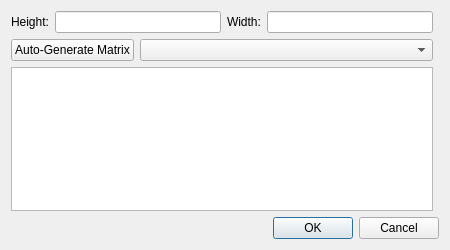
<?xml version="1.0" encoding="UTF-8"?>
<ui version="4.0">
 <class>OpenRGBMatrixMapEditorDialog</class>
 <widget class="QDialog" name="OpenRGBMatrixMapEditorDialog">
  <property name="geometry">
   <rect>
    <x>0</x>
    <y>0</y>
    <width>450</width>
    <height>250</height>
   </rect>
  </property>
  <property name="windowTitle">
   <string>Matrix Map Editor</string>
  </property>
  <layout class="QGridLayout" name="gridLayout" columnstretch="1,0">
   <item row="1" column="0" colspan="2">
    <widget class="QDialogButtonBox" name="ButtonBox">
     <property name="sizePolicy">
      <sizepolicy hsizetype="Preferred" vsizetype="Fixed">
       <horstretch>0</horstretch>
       <verstretch>0</verstretch>
      </sizepolicy>
     </property>
     <property name="orientation">
      <enum>Qt::Orientation::Horizontal</enum>
     </property>
     <property name="standardButtons">
      <set>QDialogButtonBox::StandardButton::Cancel|QDialogButtonBox::StandardButton::Ok</set>
     </property>
    </widget>
   </item>
   <item row="0" column="0">
    <layout class="QGridLayout" name="GridLayout">
     <item row="6" column="0" colspan="4">
      <widget class="QTableWidget" name="TableWidgetMatrixMap"/>
     </item>
     <item row="0" column="3">
      <widget class="QLineEdit" name="LineEditWidth"/>
     </item>
     <item row="0" column="0">
      <widget class="QLabel" name="LabelHeight">
       <property name="text">
        <string>Height:</string>
       </property>
      </widget>
     </item>
     <item row="4" column="0" colspan="4">
      <layout class="QHBoxLayout" name="HorizontalLayoutAutoGenerate">
       <item>
        <widget class="QPushButton" name="ButtonAutoGenerate">
         <property name="text">
          <string>Auto-Generate Matrix</string>
         </property>
        </widget>
       </item>
       <item>
        <widget class="QComboBox" name="ComboBoxAutoGenerate">
         <property name="sizePolicy">
          <sizepolicy hsizetype="Expanding" vsizetype="Fixed">
           <horstretch>0</horstretch>
           <verstretch>0</verstretch>
          </sizepolicy>
         </property>
        </widget>
       </item>
      </layout>
     </item>
     <item row="0" column="2">
      <widget class="QLabel" name="LabelWidth">
       <property name="text">
        <string>Width:</string>
       </property>
      </widget>
     </item>
     <item row="0" column="1">
      <widget class="QLineEdit" name="LineEditHeight"/>
     </item>
    </layout>
   </item>
  </layout>
 </widget>
 <resources/>
 <connections>
  <connection>
   <sender>ButtonBox</sender>
   <signal>accepted()</signal>
   <receiver>OpenRGBMatrixMapEditorDialog</receiver>
   <slot>accept()</slot>
   <hints>
    <hint type="sourcelabel">
     <x>248</x>
     <y>254</y>
    </hint>
    <hint type="destinationlabel">
     <x>157</x>
     <y>274</y>
    </hint>
   </hints>
  </connection>
  <connection>
   <sender>ButtonBox</sender>
   <signal>rejected()</signal>
   <receiver>OpenRGBMatrixMapEditorDialog</receiver>
   <slot>reject()</slot>
   <hints>
    <hint type="sourcelabel">
     <x>316</x>
     <y>260</y>
    </hint>
    <hint type="destinationlabel">
     <x>286</x>
     <y>274</y>
    </hint>
   </hints>
  </connection>
 </connections>
</ui>
